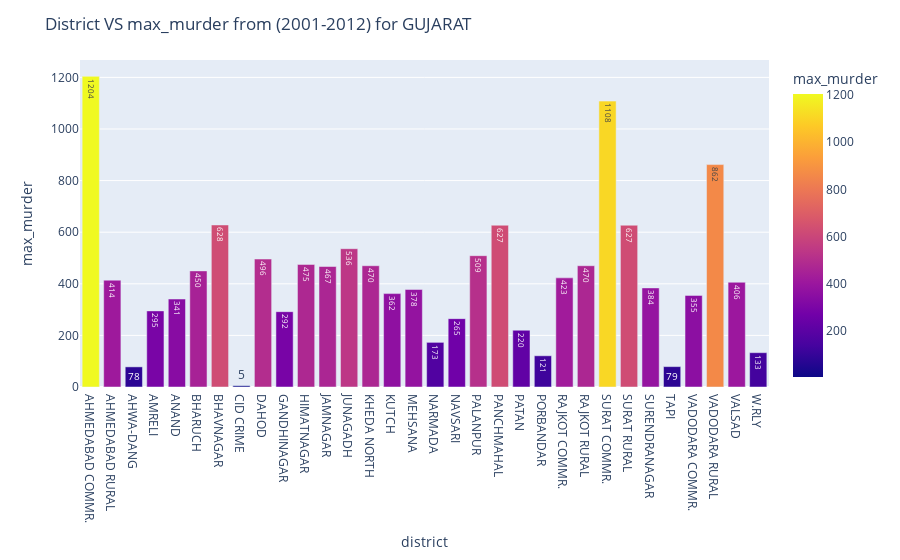

Source (notebook cell):
### Markdown cell above
##### Highest murder is happend at BANGALORE COMMR(2831) district and lowest murder happend in YADGIRI(74) from 2001-2012 In KARNATAKA

### Code cell
df_grouped = max_murder_districts.groupby(['state', 'district'])['max_murder'].sum().reset_index()
fig = px.bar(df_grouped.loc[df_grouped['state']  == states[6]] , x='district', y='max_murder', color='max_murder',text='max_murder', height=400)
fig.update_layout(title=f'District VS max_murder from (2001-2012) for {states[6]}')
fig.show()

### Figure 1 — Plotly figure (JSON) as saved in the notebook; plotly's stock layout.template omitted (floating-point values rounded to 4 significant figures)
{"data": [{"alignmentgroup": "True", "hovertemplate": "district=%{x}<br>max_murder=%{marker.color}<extra></extra>", "legendgroup": "", "marker": {"color": [1204, 414, 78, 295, 341, 450, 628, 5, 496, 292, 475, 467, 536, 470, 362, 378, 173, 265, 509, 627, 220, 121, 423, 470, 1108, 627, 384, 79, 355, 862, 406, 133], "coloraxis": "coloraxis", "pattern": {"shape": ""}}, "name": "", "offsetgroup": "", "orientation": "v", "showlegend": false, "text": [1204, 414, 78, 295, 341, 450, 628, 5, 496, 292, 475, 467, 536, 470, 362, 378, 173, 265, 509, 627, 220, 121, 423, 470, 1108, 627, 384, 79, 355, 862, 406, 133], "textposition": "auto", "type": "bar", "x": ["AHMEDABAD COMMR.", "AHMEDABAD RURAL", "AHWA-DANG", "AMRELI", "ANAND", "BHARUCH", "BHAVNAGAR", "CID CRIME", "DAHOD", "GANDHINAGAR", "HIMATNAGAR", "JAMNAGAR", "JUNAGADH", "KHEDA NORTH", "KUTCH", "MEHSANA", "NARMADA", "NAVSARI", "PALANPUR", "PANCHMAHAL", "PATAN", "PORBANDAR", "RAJKOT COMMR.", "RAJKOT RURAL", "SURAT COMMR.", "SURAT RURAL", "SURENDRANAGAR", "TAPI", "VADODARA COMMR.", "VADODARA RURAL", "VALSAD", "W.RLY"], "xaxis": "x", "y": [1204, 414, 78, 295, 341, 450, 628, 5, 496, 292, 475, 467, 536, 470, 362, 378, 173, 265, 509, 627, 220, 121, 423, 470, 1108, 627, 384, 79, 355, 862, 406, 133], "yaxis": "y"}], "layout": {"autosize": true, "barmode": "relative", "coloraxis": {"colorbar": {"title": {"text": "max_murder"}}, "colorscale": [[0, "#0d0887"], [0.1111, "#46039f"], [0.2222, "#7201a8"], [0.3333, "#9c179e"], [0.4444, "#bd3786"], [0.5556, "#d8576b"], [0.6667, "#ed7953"], [0.7778, "#fb9f3a"], [0.8889, "#fdca26"], [1, "#f0f921"]]}, "legend": {"tracegroupgap": 0}, "margin": {"t": 60}, "title": {"text": "District VS max_murder from (2001-2012) for GUJARAT"}, "xaxis": {"anchor": "y", "autorange": true, "domain": [0, 1], "range": [-0.5, 31.5], "title": {"text": "district"}, "type": "category"}, "yaxis": {"anchor": "x", "autorange": true, "domain": [0, 1], "range": [0, 1267.0], "title": {"text": "max_murder"}, "type": "linear"}}}
